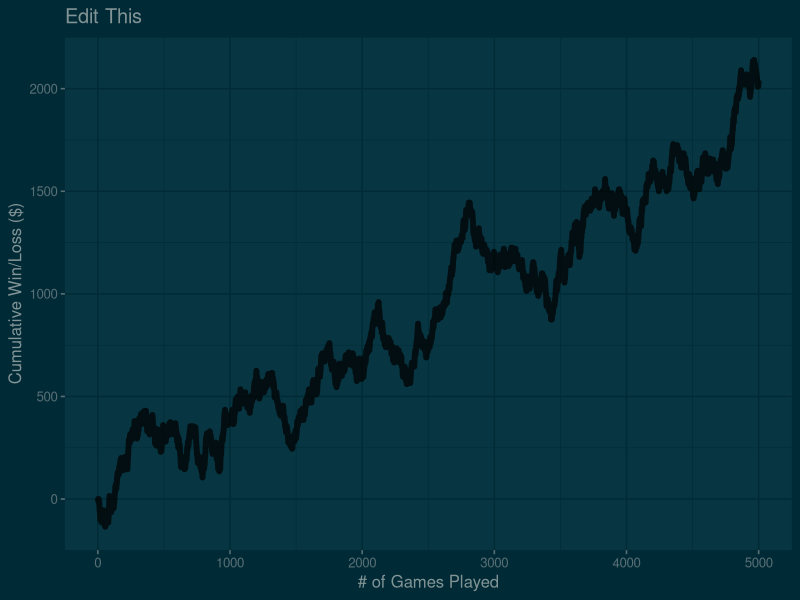

Generate this figure with R:
# library(reticulate)
# py_run_file("csvBuilder.py")
library(readr)
library(tidyr)
library(ggplot2)
library(ggthemes)
library(gganimate)

getwd()
setwd("C:/Users/alexp/Desktop/Side P")

data <- read.csv("data.csv", header = TRUE)
data$Player.Hand <- NULL
data$Dealer.Hand <- NULL
data[,2] <- cumsum(data[,2])

  
  

graph = data %>%
  ggplot(aes(x = Games.Played, y = Win.Loss....)) +
  geom_line(size = 2, alpha = 0.75) + theme_solarized_2(light = FALSE) + 
  labs(title = "Edit This", x="# of Games Played", y = "Cumulative Win/Loss ($)")

graph.animation = graph + transition_reveal(Games.Played)

  
